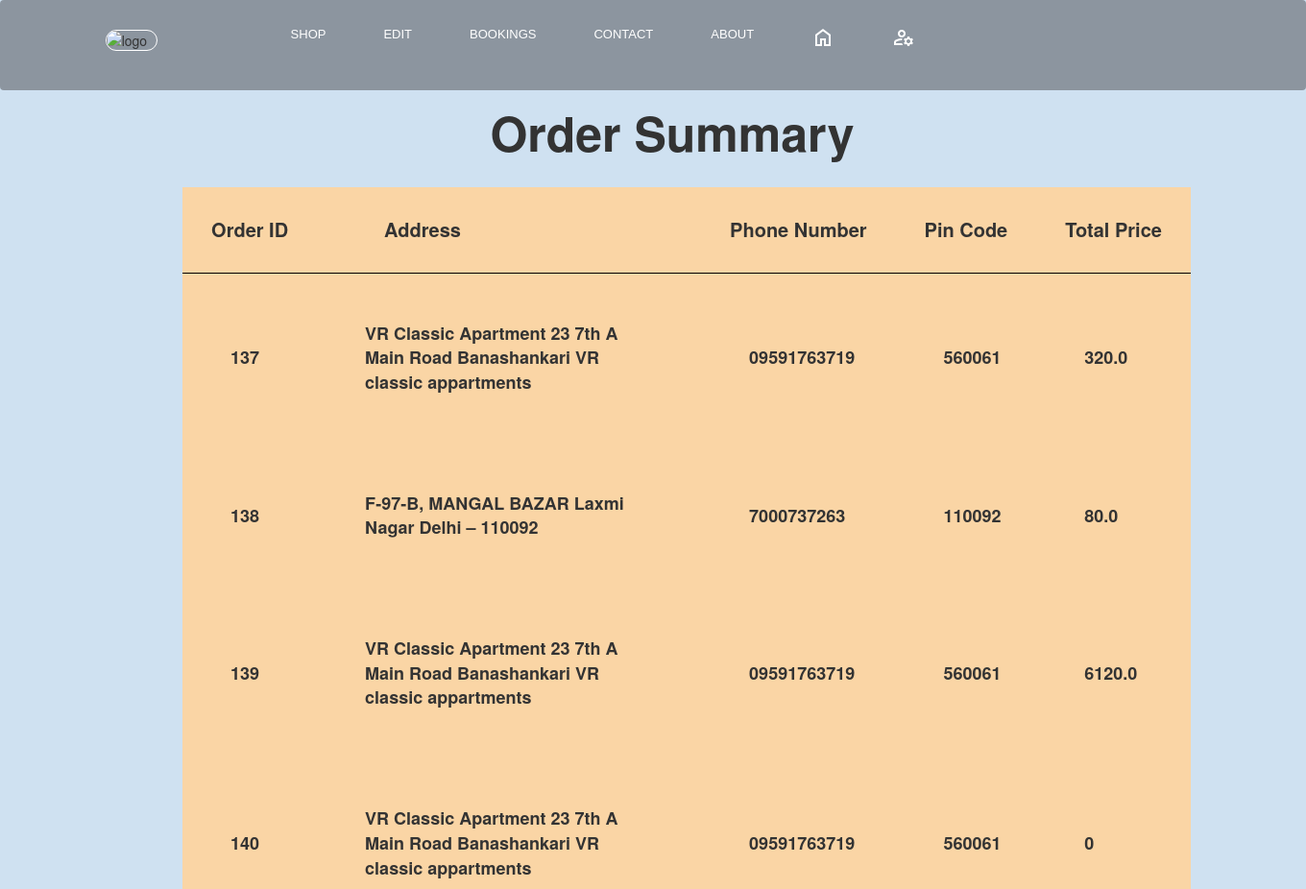
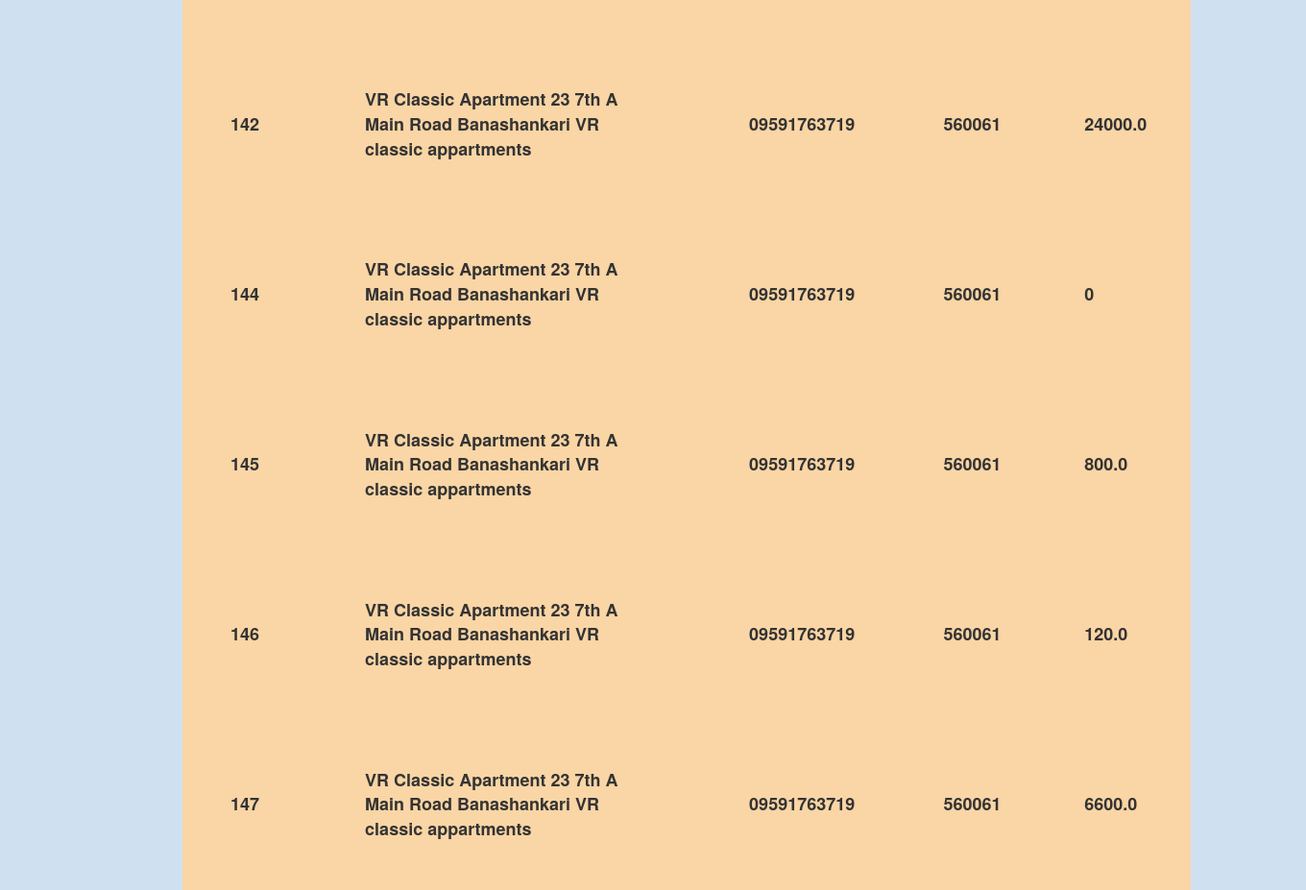
Page /ordersummary (signed in) on the committed database (2 pictures, top to bottom).
### myapp/models.py (models this page shows)
class orders(models.Model):
    orderid = models.AutoField(primary_key=True)
    username = models.CharField(max_length=50)
    address = models.CharField(max_length=50)
    primary_phone_no = models.CharField(max_length=50)
    secondary_phone_no = models.CharField(max_length=50)
    pincode = models.CharField(max_length=50)
    total_price = models.CharField(max_length=50)

### myapp/views.py (the view)
# urls.py: path('ordersummary',views.orderSummary,name="Order Summary"),
def orderSummary(request):
    context = {}
    user = request.user.username
    orders_info = orders.objects.filter(username=user)
    context['data'] = orders_info
    return render(request, "myapp/order_summery.html", context)

### myapp/templates/myapp/order_summery.html (shortened to what this page needs)
<!DOCTYPE html>
<html lang="en">
<head>
        <link rel="stylesheet" href="https://maxcdn.bootstrapcdn.com/bootstrap/3.4.1/css/bootstrap.min.css">
        {% load static%}
        <link rel="stylesheet" href="{%static 'myorders.css'%}">
    </head>
    <body>
        <nav class="navbar">
            <ul class="nav-list">
                <div class="logo"><img src="{% static 'logo.jpg' %}" alt="logo"></div>
                <li><a href="">SHOP</a></li>
                <li><a href="/edit">EDIT</a></li>
                <li><a href="/booking">BOOKINGS</a></li>
                <li><a href='/contact'>CONTACT</a></li>
                <li><a href="/aboutus">ABOUT</a></li>
                <li><a href="/home"><span class="material-symbols-outlined">
                    </span>
                </a></li>
                <li><a href="/profile"><span class="material-symbols-outlined">
                    </span></a></li>
            </ul>
        </nav>
        <section class = "bk">
                <div>
                <center><h2 style="font-size:50px;font-weight:bold;padding:20px">Order Summary</h2></center>
                <center>
                <table class="tb">
                        <thead>
                            <tr>
                                <th>Order ID</th>
                                <th style="padding-left:70px">Address</th>
                                <th>Phone Number</th>
                                <th>Pin Code</th>
                                <th>Total Price</th>
                            </tr>
                        </thead>
                        <tbody>
                            {% for order in data %}
                            <tr>
                                <td>{{order.orderid}}</td>
                                <td  style="max-width:400px;">{{order.address}}</td>
                                <td>{{order.primary_phone_no}}</td>
                                <td>{{order.pincode}}</td>
                                <td>{{order.total_price}}</td>
                            </tr>
                            {% endfor %}
                        </tbody>
                    </table>
                </center>
            </div>
        </section
    </body>
</html>

### myapp/static/myorders.css (style rules this page uses)
* { margin:0; padding:0; }
body { background-color:rgba(53, 130, 197, 0.234); }
.logo { width:20%; display:flex; justify-content:center; align-items:center; }
.logo img { width: 20%; border: 1px solid white; border-radius: 40px; }
.navbar { display:flex; background: none; position: sticky; top: 0; cursor: pointer; background:rgba(39, 37, 37, 0.4); }
.nav-list { width:100%; display:flex; float: right; background: transparent; }
.nav-list li { list-style:none; padding: 26px 30px; }
.nav-list li a { text-decoration:none; color:white; font-family: Arial, Helvetica, sans-serif; float: right; font-size: 13px; }
.bk { width:1300px; height: auto; position: absolute; top:70px; left:50px; background-size: cover; }
th { padding:30px; border-bottom: 1px black solid; font-size: 20px; font-size: bold; background-color: transparent; }
td { padding: 50px; font-size: 18px; font-weight: bold; max-width: 120px; height: auto; }
.tb { margin-left:30px; padding-right: 50px; background-color: rgba(252, 213, 162, 0.948); }

### rows in the picture
orders: orderid "137", address "VR Classic Apartment 23 7th A Main Road Banashankari VR classic appartments", primary_phone_no "09591763719", pincode "560061", total_price "320.0"
orders: orderid "138", address "F-97-B, MANGAL BAZAR Laxmi Nagar Delhi – 110092", primary_phone_no "7000737263", pincode "110092", total_price "80.0"
orders: orderid "139", address "VR Classic Apartment 23 7th A Main Road Banashankari VR classic appartments", primary_phone_no "09591763719", pincode "560061", total_price "6120.0"
orders: orderid "140", address "VR Classic Apartment 23 7th A Main Road Banashankari VR classic appartments", primary_phone_no "09591763719", pincode "560061", total_price "0"
orders: orderid "142", address "VR Classic Apartment 23 7th A Main Road Banashankari VR classic appartments", primary_phone_no "09591763719", pincode "560061", total_price "24000.0"
orders: orderid "144", address "VR Classic Apartment 23 7th A Main Road Banashankari VR classic appartments", primary_phone_no "09591763719", pincode "560061", total_price "0"
orders: orderid "145", address "VR Classic Apartment 23 7th A Main Road Banashankari VR classic appartments", primary_phone_no "09591763719", pincode "560061", total_price "800.0"
orders: orderid "146", address "VR Classic Apartment 23 7th A Main Road Banashankari VR classic appartments", primary_phone_no "09591763719", pincode "560061", total_price "120.0"
orders: orderid "147", address "VR Classic Apartment 23 7th A Main Road Banashankari VR classic appartments", primary_phone_no "09591763719", pincode "560061", total_price "6600.0"
